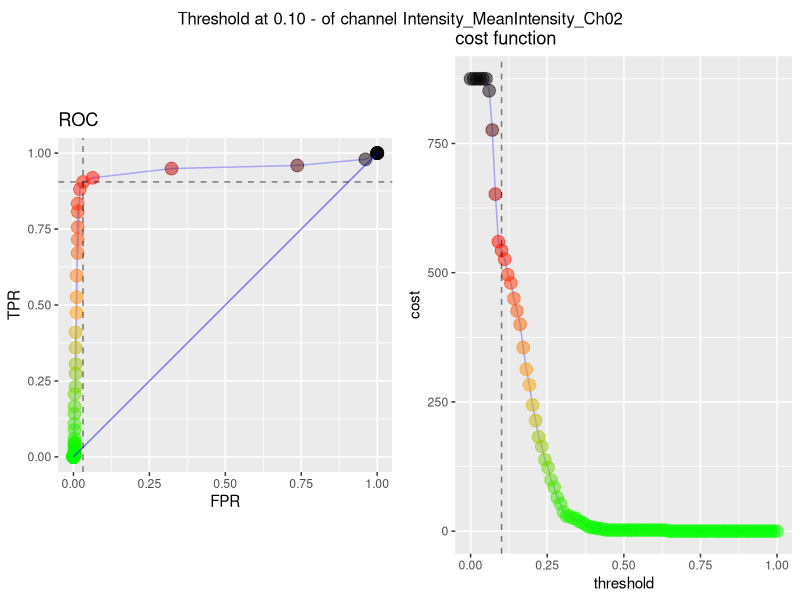
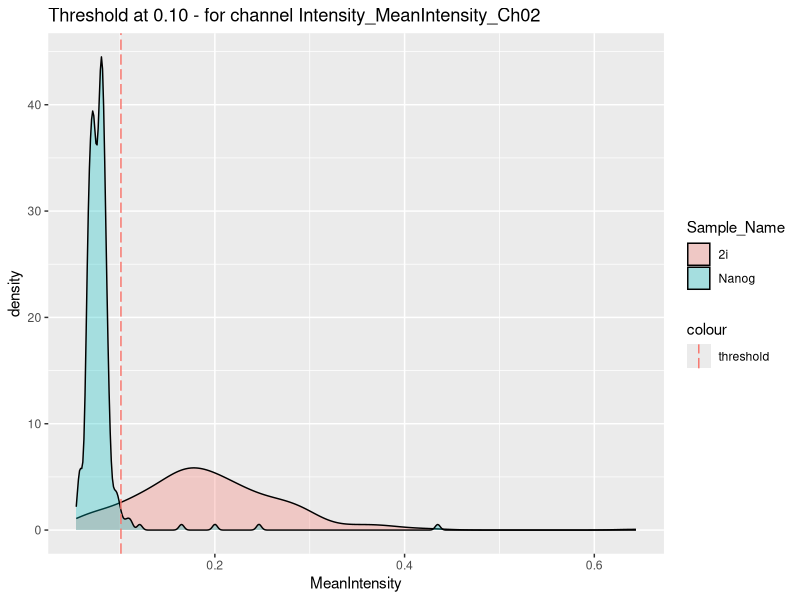
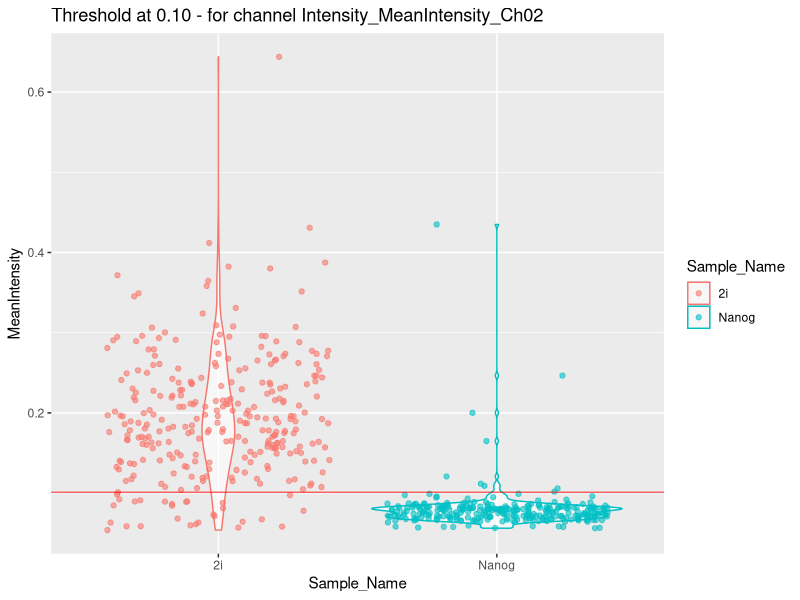
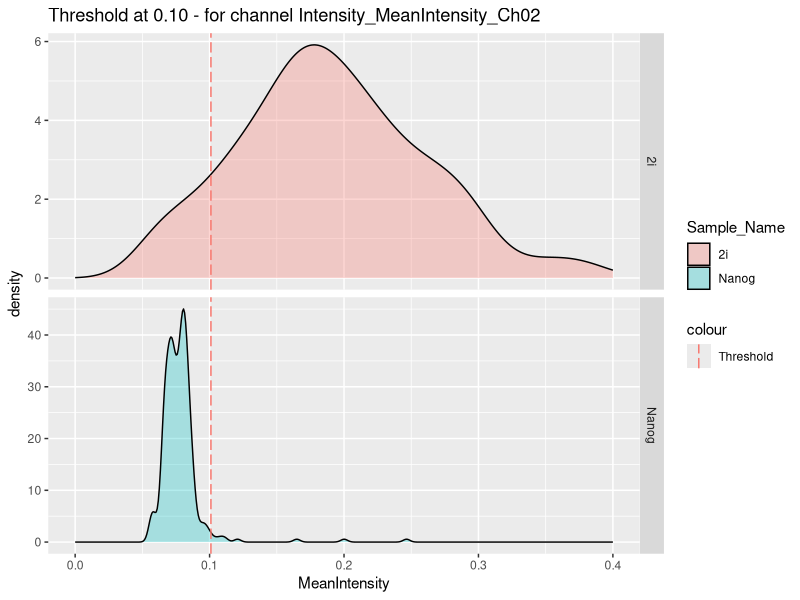

Recreate these plots in R, in order.

library(plyr)
library(dplyr)
library(ggplot2)
library(readxl)
library(tidyverse)
library(RColorBrewer)
library(gridExtra)


#### 1. Determine threshold for one channel (e.g. Ch02)
#### run each time for one channel
#### requires: MyExpt_Nuclei-annotated.txt = output of 1. Import files.R
#### Column Names...ImageNumber, ObjectNumber, Intensity_MeanIntensity_Ch01, 
### Intensity_MeanIntensity_Ch02, FileName_DAPI, Sample_Name

raw2<-read.table("MyExpt_Nuclei-annotated.txt", sep="\t", header=T)
raw2$Sample_Name<-as.factor(raw2$Sample_Name)

# make smaller table, containing only positive and negatives (to calculate threshold)
# and the column of interests.
# 
positive<-"2i"
negative<-"Nanog"
channel<-"Intensity_MeanIntensity_Ch02"


subset_raw<-function(df, pos, neg, ch) {
  
  keep<-c("Sample_Name", channel)
  keep_columns<- paste(keep, collapse = "|")
  
  #clean table to include only positive and negative controls
  raw2_small<-rbind(df[(df$Sample_Name==pos),], df[(df$Sample_Name==neg),])
  raw2_small$Sample_Name<-droplevels(raw2_small$Sample_Name, exclude = if(anyNA(levels(raw2_small$Sample_Name))) NULL else NA)
  
  raw2_small2<-raw2_small %>% select(matches(keep_columns))
  colnames(raw2_small2)<-c("MeanIntensity", "Sample_Name")
  return(raw2_small2)
}

raw2_threshold<-subset_raw(raw2, positive, negative, channel)



####Receiver Operating Characteristic code
## from:https://www.r-bloggers.com/illustrated-guide-to-roc-and-auc/
# df = raw2_threshold; colnames "MeanIntensity", "Sample"
# cost_of_fp = ... 2= if false positive is less costly; 1=false postive is more costly
# cost_of_fn = ... 2= if false negative is less costly; 1=false negative is more costly
# PosSample = ... string of positive staining control (e.g. "2i")
# NegSample = ... string of negative staining control (e.g. "Nanog")
# n = 100 ... number of thresholds to calculate
# important! data range= 0-1, but it can be changed


calculate_roc<-function(df, cost_of_fp, cost_of_fn, PosSample, NegSample, n=200) {
  tpr <- function(df, threshold) {
    sum(df$MeanIntensity >= threshold & df$Sample_Name == PosSample) / sum(df$Sample_Name == PosSample)
  }
  
  fpr <- function(df, threshold) {
    sum(df$MeanIntensity >= threshold & df$Sample_Name == NegSample) / sum(df$Sample_Name == NegSample)
  }
  
  cost <- function(df, threshold, FP, FN) {
    sum(df$MeanIntensity >= threshold & df$Sample_Name == NegSample) * FP + 
      sum(df$MeanIntensity >= threshold & df$Sample_Name == PosSample) * FN
  }
  
  # important! data range default is 0,1, but any number can be used if the parameters below are changed
  # to change, substitute seq(x, y, length.out=n)
  roc <- data.frame(threshold = seq(0,1,length.out=n), tpr=NA, fpr=NA)
  roc$tpr <- sapply(roc$threshold, function(th) tpr(df, th))
  roc$fpr <- sapply(roc$threshold, function(th) fpr(df, th))
  roc$cost <- sapply(roc$threshold, function(th) cost(df, th, cost_of_fp, cost_of_fn))
  
  
  ##calculate distance to optimal 
  #the ideal threshold is the one closest to false positive rate of 0, and a true positive rate of 1
  
  library(raster)
  optimal <- c(0,1)
  FvsTPR<- cbind(roc$fpr, roc$tpr)
  roc$dist_to_min<- pointDistance(FvsTPR, optimal, lonlat=FALSE)
  
  return(roc)
}

# test parameters
# df = raw2_threshold
# cost_of_fp <- 2
# cost_of_fn <- 1
# PosSample <- positive ... = 2i
# Negative <- negative ... = Nanog
# n <- 100


roc_table<-calculate_roc(raw2_threshold, 1, 2, positive, negative, n=100)
table_title<-sprintf("ROC table for %s.txt", channel)
write.table(roc_table, table_title, sep="\t", quote=F)

new_threshold<- roc_table[roc_table$dist_to_min == min(roc_table$dist_to_min),1]


###plot ROC with new threshold
library(ggplot2)
plot_roc <- function(roc, threshold, cost_of_fp, cost_of_fn) {
  library(grid)
  library(gridExtra)
  
  norm_vec <- function(v) (v - min(v))/diff(range(v))
  
  idx_threshold = which.min(abs(roc$threshold-threshold))
  
  col_ramp <- colorRampPalette(c("green","orange","red","black"))(100)
  col_by_cost <- col_ramp[ceiling(norm_vec(roc$cost)*99)+1]
  p_roc <- ggplot(roc, aes(fpr,tpr)) + 
    geom_line(color=rgb(0,0,1,alpha=0.3)) +
    geom_point(color=col_by_cost, size=4, alpha=0.5) +
    coord_fixed() +
    geom_line(aes(threshold,threshold), color=rgb(0,0,1,alpha=0.5)) +
    labs(title = sprintf("ROC")) + xlab("FPR") + ylab("TPR") +
    geom_hline(yintercept=roc[idx_threshold,"tpr"], alpha=0.5, linetype="dashed") +
    geom_vline(xintercept=roc[idx_threshold,"fpr"], alpha=0.5, linetype="dashed")
  
  p_cost <- ggplot(roc, aes(threshold, cost)) +
    geom_line(color=rgb(0,0,1,alpha=0.3)) +
    geom_point(color=col_by_cost, size=4, alpha=0.5) +
    labs(title = sprintf("cost function")) +
    geom_vline(xintercept=threshold, alpha=0.5, linetype="dashed")
  
  sub_title <- sprintf("Threshold at %.2f - of channel %s", threshold, channel)
  
  grid.arrange(p_roc, p_cost, ncol=2, top=textGrob(sub_title, gp=gpar(cex=1), just="top"))
}

pdf_title<-sprintf("Threshold estimation_ROC and cost function for %s.pdf", channel)

pdf(pdf_title)
plot_roc(roc_table, threshold = new_threshold, cost_of_fp = cost_of_fp, cost_of_fn = cost_of_fn)
dev.off()



# plot distribution of positive and negative control after analysis
titles<-sprintf("Threshold at %.2f - for channel %s", new_threshold, channel)
pdf_title<-sprintf("Positive vs Negative controls for %s.pdf", channel)

pdf(pdf_title)
z<-ggplot(raw2_threshold, aes(x=MeanIntensity, fill=Sample_Name))+
  geom_density(alpha=0.3)+
  geom_vline(aes(xintercept=new_threshold, color="threshold"), linetype = "longdash")+
  ggtitle(titles)
z
dev.off()


# re-plot individual points
pdf_title<-sprintf("Positive vs Negative dotplot for %s.pdf", channel)

pdf(pdf_title)
w<-ggplot(raw2_threshold, aes(x=Sample_Name, y=MeanIntensity))+
  geom_violin(aes(color=Sample_Name), alpha=0.6)+
  geom_jitter(aes(color=Sample_Name), alpha=0.6)+
  geom_hline(yintercept=new_threshold, color="red", alpha=0.6)+
  labs(title=titles)
w
dev.off()


##plot density distributions for each sample for 'channel', red line=threshold

pdf_title<-sprintf("Distribution of %s.pdf", channel)

pdf(pdf_title)
qq<-ggplot(raw2_threshold, aes(x=MeanIntensity, fill=Sample_Name))+
  geom_density(alpha=0.3)+
  facet_grid(Sample_Name ~ ., scales="free")+
  xlim(0,0.4)+
  geom_vline(aes(xintercept=new_threshold, color="Threshold"), linetype = "longdash")+
  labs(title=titles)
qq
dev.off()
